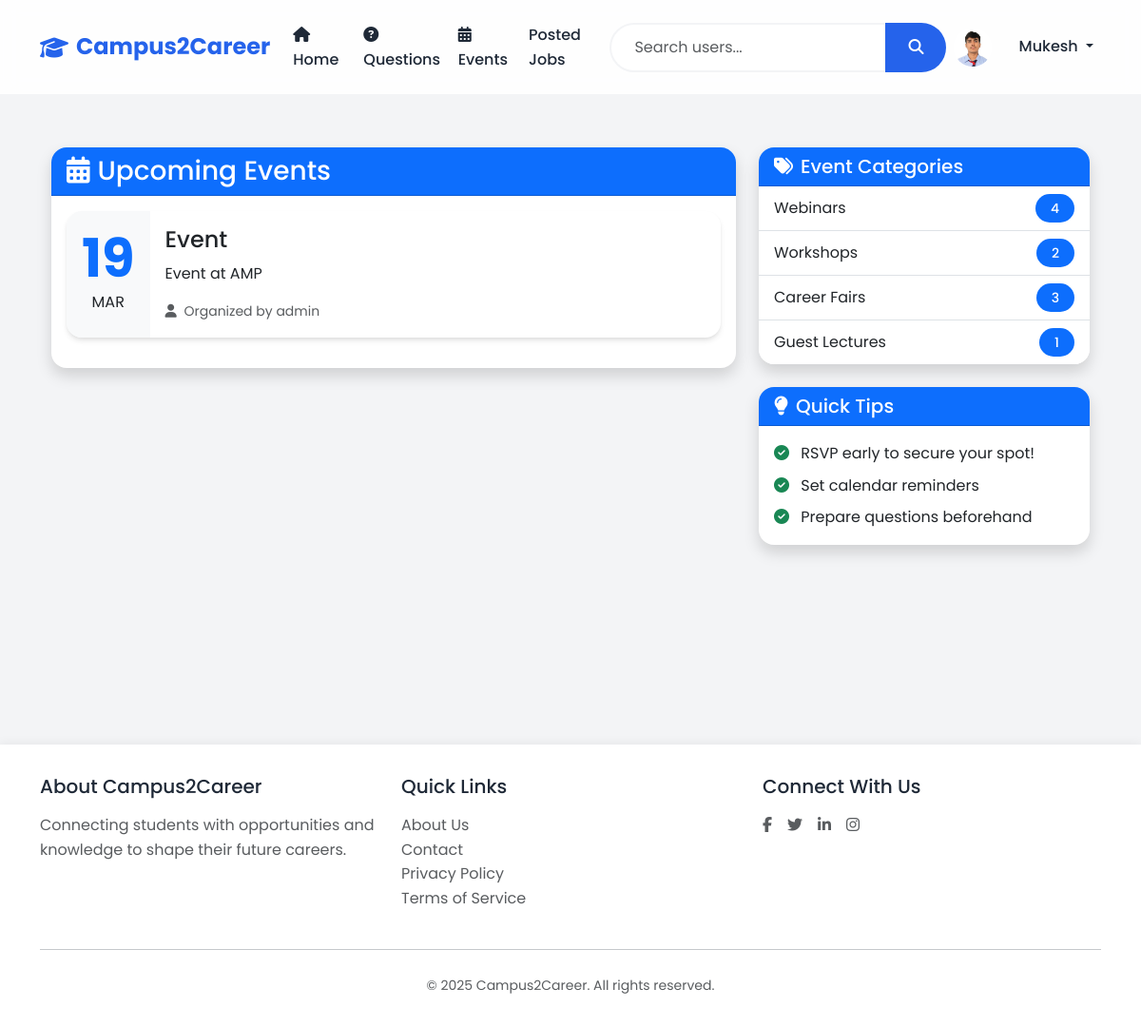
The page /events (signed in) on the database its author committed.
### models.py (models this page shows, shortened)
class User(UserMixin, db.Model):
    id = db.Column(db.Integer, primary_key=True)
    username = db.Column(db.String(80), unique=True, nullable=False)
    email = db.Column(db.String(120), unique=True, nullable=False)
    password_hash = db.Column(db.String(128))
    role = db.Column(db.String(20), nullable=False)  # student, alumni, teacher, admin
    contact = db.Column(db.String(15))
    dob = db.Column(db.Date)
    course = db.Column(db.String(50))  # For students
    profile_image = db.Column(db.String(120), default='noimg.jpg')
    created_at = db.Column(db.DateTime, default=datetime.utcnow)
    questions = db.relationship('Question', backref='author', lazy=True, cascade='all, delete-orphan')
    answers = db.relationship('Answer', backref='author', lazy=True, cascade='all, delete-orphan')
    events = db.relationship('Event', backref='creator', lazy=True, cascade='all, delete-orphan')
    jobs = db.relationship('Job', backref='poster', lazy=True, cascade='all, delete-orphan')

class Event(db.Model):
    id = db.Column(db.Integer, primary_key=True)
    title = db.Column(db.String(200), nullable=False)
    description = db.Column(db.Text, nullable=False)
    date = db.Column(db.DateTime, nullable=False)
    created_at = db.Column(db.DateTime, default=datetime.utcnow)
    created_by = db.Column(db.Integer, db.ForeignKey('user.id'), nullable=False)

### app.py (the view)
@app.route('/events')
def events():
    events = Event.query.order_by(Event.date.desc()).all()
    return render_template('events/list.html', events=events)

### app.py (called while the page is built)
@login_manager.user_loader
def load_user(user_id):
    return User.query.get(int(user_id))

### templates/Events/list.html (shortened to what this page needs)
{% extends "base.html" %}
{% block content %}
<div class="container py-4">
    <div class="row">
        <div class="col-lg-8 mb-4">
            <div class="card shadow">
                <div class="card-header bg-primary text-white">
                    <h3 class="card-title mb-0">
                        <i class="fas fa-calendar-alt me-2"></i>Upcoming Events
                    </h3>
                </div>
                <div class="card-body">
                    {% if events %}
                        {% for event in events %}
                            <div class="card mb-3 event-card">
                                <div class="row g-0">
                                    <div class="col-auto p-3 text-center bg-light">
                                        <div class="display-4 fw-bold text-primary">{{ event.date.strftime('%d') }}</div>
                                        <div class="text-uppercase">{{ event.date.strftime('%b') }}</div>
                                    </div>
                                    <div class="col">
                                        <div class="card-body">
                                            <h4 class="card-title">{{ event.title }}</h4>
                                            <p class="card-text">{{ event.description }}</p>
                                            <div class="d-flex justify-content-between align-items-center">
                                                <small class="text-muted">
                                                    <i class="fas fa-user me-1"></i>
                                                    Organized by {{ event.creator.username }}
                                                </small>
                                            </div>
                                        </div>
                                    </div>
                                </div>
                            </div>
                        {% endfor %}
                    {% endif %}
                </div>
            </div>
        </div>
        <div class="col-lg-4">
            <div class="card shadow mb-4">
                <div class="card-header bg-primary text-white">
                    <h5 class="card-title mb-0">
                        <i class="fas fa-tags me-2"></i>Event Categories
                    </h5>
                </div>
                <div class="card-body p-0">
                    <div class="list-group list-group-flush">
                        <a href="#" class="list-group-item list-group-item-action d-flex justify-content-between align-items-center">
                            Webinars
                            <span class="badge bg-primary rounded-pill">4</span>
                        </a>
                        <a href="#" class="list-group-item list-group-item-action d-flex justify-content-between align-items-center">
                            Workshops
                            <span class="badge bg-primary rounded-pill">2</span>
                        </a>
                        <a href="#" class="list-group-item list-group-item-action d-flex justify-content-between align-items-center">
                            Career Fairs
                            <span class="badge bg-primary rounded-pill">3</span>
                        </a>
                        <a href="#" class="list-group-item list-group-item-action d-flex justify-content-between align-items-center">
                            Guest Lectures
                            <span class="badge bg-primary rounded-pill">1</span>
                        </a>
                    </div>
                </div>
            </div>
            <div class="card shadow">
                <div class="card-header bg-primary text-white">
                    <h5 class="card-title mb-0">
                        <i class="fas fa-lightbulb me-2"></i>Quick Tips
                    </h5>
                </div>
                <div class="card-body">
                    <ul class="list-unstyled mb-0">
                        <li class="mb-2">
                            <i class="fas fa-check-circle text-success me-2"></i>
                            RSVP early to secure your spot!
                        </li>
                        <li class="mb-2">
                            <i class="fas fa-check-circle text-success me-2"></i>
                            Set calendar reminders
                        </li>
                        <li>
                            <i class="fas fa-check-circle text-success me-2"></i>
                            Prepare questions beforehand
                        </li>
                    </ul>
                </div>
            </div>
        </div>
    </div>
</div>
{% endblock content %}

### templates/base.html (shortened to what this page needs)
<!DOCTYPE html>
<html lang="en">
<head>
    <link href="https://cdn.jsdelivr.net/npm/bootstrap@5.3.2/dist/css/bootstrap.min.css" rel="stylesheet">
    <link rel="stylesheet" href="https://cdnjs.cloudflare.com/ajax/libs/font-awesome/6.5.1/css/all.min.css">
</head>
<body>
    <nav class="navbar navbar-expand-lg">
        <div class="container">
            <a class="navbar-brand" href="{{ url_for('index') }}">
                <i class="fas fa-graduation-cap"></i>
                <span>Campus2Career</span>
            </a>
            <div class="collapse navbar-collapse" id="navbarNav">
                <ul class="navbar-nav me-auto">
                    <li class="nav-item">
                        <a class="nav-link" href="{{ url_for('index') }}">
                            <i class="fas fa-home me-1"></i> Home
                        </a>
                    </li>
                    <li class="nav-item">
                        <a class="nav-link" href="{{ url_for('questions') }}">
                            <i class="fas fa-question-circle me-1"></i> Questions
                        </a>
                    </li>
                    <li class="nav-item">
                        <a class="nav-link" href="{{ url_for('events') }}">
                            <i class="fas fa-calendar-alt me-1"></i> Events
                        </a>
                    </li>
                    <li class="nav-item">
                        <a class="nav-link" href="{{ url_for('job_listings') }}">Posted Jobs</a>
                    </li>
                </ul>
                <form class="d-flex mx-auto" id="searchForm" method="GET" action="{{ url_for('search_users') }}">
                    <div class="input-group">
                        <input type="search" class="form-control search-input" name="q" placeholder="Search users..." aria-label="Search">
                        <button class="btn search-btn" type="submit">
                            <i class="fas fa-search"></i>
                        </button>
                    </div>
                </form>
                <ul class="navbar-nav ms-auto">
                    {% if current_user.is_authenticated %}
                        <li class="nav-item dropdown">
                            <a class="nav-link dropdown-toggle" href="#" id="userDropdown" role="button" data-bs-toggle="dropdown">
                                <img src="{{ url_for('static', filename='images/' + (current_user.role == 'admin' and 'default.png' or current_user.profile_image)) }}" alt="Profile" class="rounded-circle me-4" style="width: 40px; height: 40px; object-fit: cover;">
                                {{ current_user.username }}
                            </a>
                        </li>
                    {% endif %}
                </ul>
            </div>
        </div>
    </nav>
    <div class="main-content">
        <div class="container">
            {% block content %}{% endblock %}
        </div>
    </div>
    <footer class="footer">
        <div class="container">
            <div class="row">
                <div class="col-md-4">
                    <h5 class="mb-3">About Campus2Career</h5>
                    <p class="text-muted">Connecting students with opportunities and knowledge to shape their future careers.</p>
                </div>
                <div class="col-md-4">
                    <h5 class="mb-3">Quick Links</h5>
                    <ul class="list-unstyled">
                        <li><a href="{{ url_for('about') }}" class="text-decoration-none text-muted">About Us</a></li>
                        <li><a href="{{ url_for('contact') }}" class="text-decoration-none text-muted">Contact</a></li>
                        <li><a href="#" class="text-decoration-none text-muted">Privacy Policy</a></li>
                        <li><a href="#" class="text-decoration-none text-muted">Terms of Service</a></li>
                    </ul>
                </div>
                <div class="col-md-4">
                    <h5 class="mb-3">Connect With Us</h5>
                    <div class="d-flex gap-3">
                        <a href="#" class="text-decoration-none text-muted"><i class="fab fa-facebook-f"></i></a>
                        <a href="#" class="text-decoration-none text-muted"><i class="fab fa-twitter"></i></a>
                        <a href="#"  class="text-decoration-none text-muted"><i class="fab fa-linkedin-in"></i></a>
                        <a href="#" class="text-decoration-none text-muted"><i class="fab fa-instagram"></i></a>
                    </div>
                </div>
            </div>
            <hr class="my-4">
            <div class="text-center text-muted">
                <small>&copy; 2025 Campus2Career. All rights reserved.</small>
            </div>
        </div>
    </footer>
</body>
</html>

### templates/base.html (style rules this page uses)
:root { --primary-color: #2563eb; --secondary-color: #1e40af; --accent-color: #3b82f6; --text-color: #1f2937; --light-bg: #f3f4f6; --white: #ffffff; }
body { font-family: 'Poppins', sans-serif; background: var(--light-bg); color: var(--text-color); min-height: 100vh; line-height: 1.6; }
.navbar { background: rgba(255, 255, 255, 0.9); backdrop-filter: blur(10px); padding: 1rem 0; position: sticky; top: 0; z-index: 1000; }
.navbar-brand { font-size: 1.5rem; font-weight: 700; color: var(--primary-color) !important; display: flex; align-items: center; gap: 0.5rem; }
.nav-link { color: var(--text-color) !important; font-weight: 500; padding: 0.5rem 1rem; border-radius: 0.5rem; transition: all 0.3s ease; }
.card { border: none; border-radius: 1rem; box-shadow: 0 4px 6px -1px rgba(0, 0, 0, 0.1), 0 2px 4px -1px rgba(0, 0, 0, 0.06); transition: all 0.3s ease; background: var(--white); overflow: hidden; }
.footer { background: var(--white); color: var(--text-color); padding: 2rem 0; margin-top: 4rem; box-shadow: 0 -2px 10px rgba(0,0,0,0.05); }
.main-content { padding: 2rem 1rem; min-height: calc(100vh - 180px); }
.badge { padding: 0.5rem 1rem; border-radius: 2rem; font-weight: 500; font-size: 0.875rem; }
.search-input { border-radius: 2rem 0 0 2rem; border: 2px solid var(--light-bg); padding: 0.75rem 1.5rem; transition: all 0.3s ease; }
.search-btn { border-radius: 0 2rem 2rem 0; border: none; background: var(--primary-color); color: var(--white); padding: 0.75rem 1.5rem; transition: all 0.3s ease; }

### rows shown on the page
User: role+profile_image (picture), username "Mukesh"
Event: date "19", date "MAR", title "Event", description "Event at AMP", creator.username "admin"
